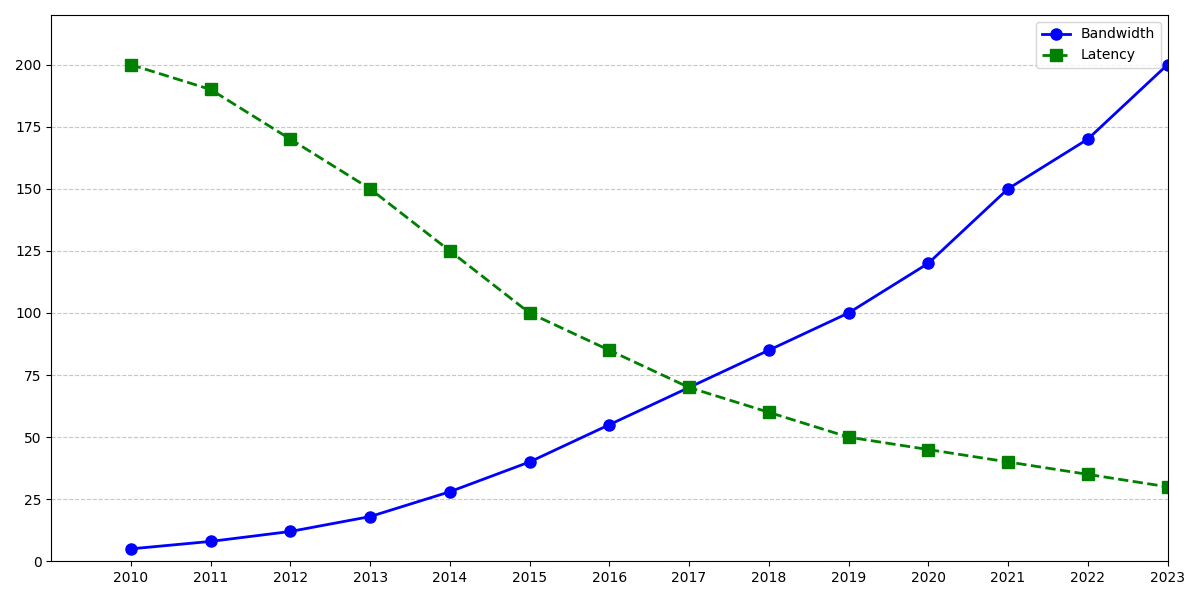

Recreate this plot in Python.
import matplotlib.pyplot as plt
import numpy as np

# Data inputs
years = np.arange(2010, 2024)
bandwidth = [5, 8, 12, 18, 28, 40, 55, 70, 85, 100, 120, 150, 170, 200]
latency = [200, 190, 170, 150, 125, 100, 85, 70, 60, 50, 45, 40, 35, 30]  # Made-up data series

# Create the figure and axis
fig, ax = plt.subplots(figsize=(12, 6))

# Main line plot for bandwidth
ax.plot(years, bandwidth, color='blue', marker='o', linestyle='-', linewidth=2, markersize=8, label='Bandwidth')

# Added line plot for latency
ax.plot(years, latency, color='green', marker='s', linestyle='--', linewidth=2, markersize=8, label='Latency')

# Customizing plot appearance
ax.set_xticks(years)
ax.set_xlim(2009, 2023)
ax.set_ylim(0, 220)
ax.yaxis.grid(True, linestyle='--', alpha=0.7)

# Adding legend to identify data series
ax.legend()

# Ensure layout fits all elements and text
plt.tight_layout()

# Display the plot
plt.show()
